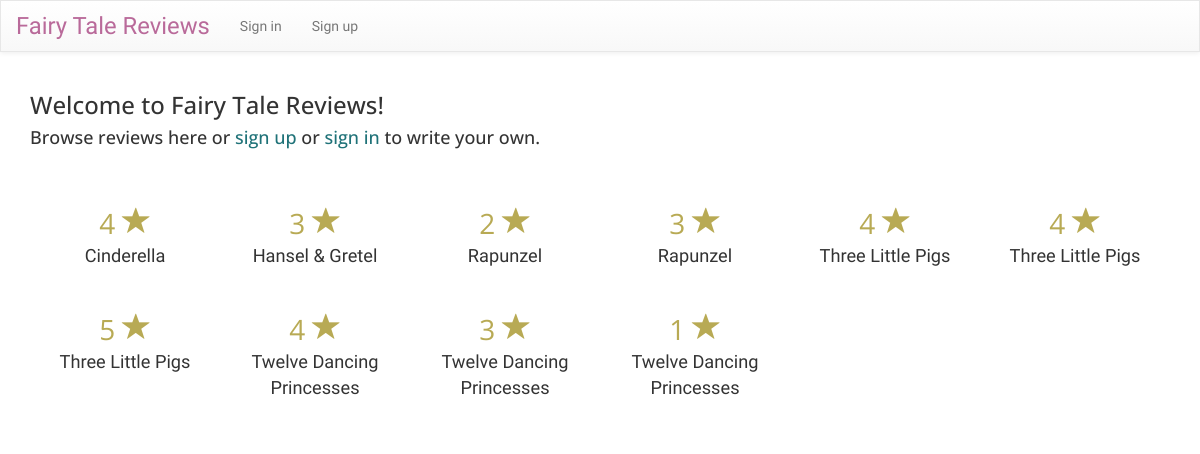
Before: / with the older database file.
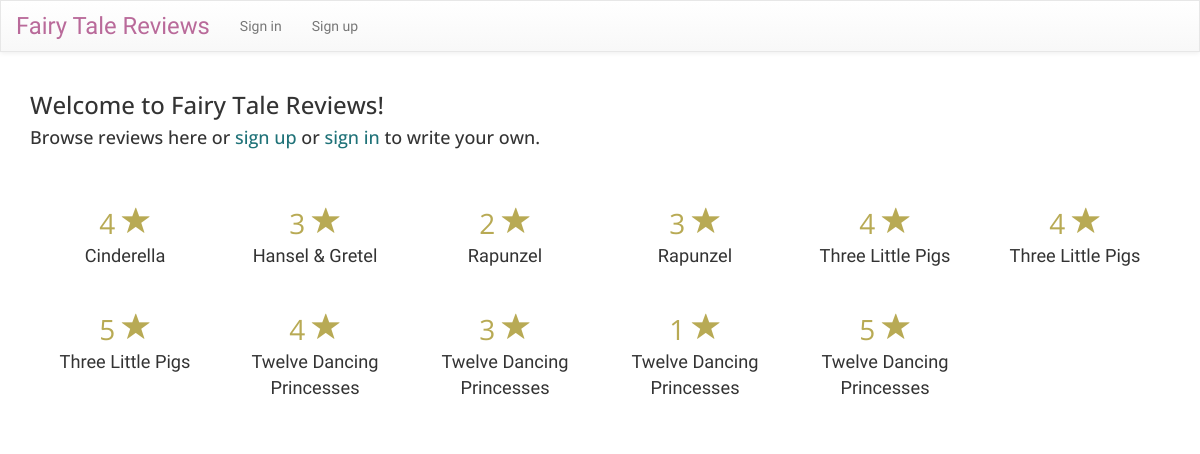
After: the same page with the newer database file.
### reviews/models.py (models this page shows, shortened)
class Review(models.Model):
	author = models.ForeignKey('auth.User')
	TITLE_CHOICES = (
		('cinderella', 'Cinderella'),
		('hansel_gretel', 'Hansel & Gretel'),
		('rapunzel', 'Rapunzel'),
		('snow_white', 'Snow White and the Seven Dwarfs'),
		('three_pigs', 'Three Little Pigs'),
		('twelve_princesses', 'Twelve Dancing Princesses')
		)
	story = models.CharField(max_length=100, choices=TITLE_CHOICES)
	text = models.TextField()
	stars_overall = models.IntegerField()
	stars_story = models.IntegerField()
	stars_characters = models.IntegerField()
	stars_relevance = models.IntegerField()
	review_date = models.DateTimeField(blank=True, null=True)

### reviews/views.py (the view)
# urls.py: url(r'^$', views.all_reviews, name='all_reviews'),
def all_reviews(request):
	reviews = Review.objects.filter(review_date__lte=timezone.now()).order_by('review_date')
	return render(request, 'reviews/all_reviews.html', {'reviews': reviews})

### reviews/templates/reviews/all_reviews.html (shortened to what this page needs)
{% extends 'base.html' %}
{% block content %}
<p><h3>Welcome to Fairy Tale Reviews!</h3>
<h4>Browse reviews here or <a href="{% url 'registration_register' %}">sign up</a> or <a href="{% url 'auth_login' %}">sign in</a> to write your own.</h4><br /></p>
<div class="posted-review" align="center">
<p>
		{% for review in reviews|dictsort:"story" %}
		<div class="col-md-2">
			<span class="stars">{{ review.stars_overall }}
			<span class="glyphicon glyphicon-star"></span></span>
			<br />
			<span class="title">{{ review.get_story_display }}</span>
		</div>
		{% endfor %}
</div>
{% endblock %}

### reviews/templates/base.html (shortened to what this page needs)
{% load staticfiles %}
<!DOCTYPE>
<html lang="en">
  <head>
          <link rel="stylesheet" href="https://maxcdn.bootstrapcdn.com/bootstrap/3.3.6/css/bootstrap.min.css">
          <link rel="stylesheet" href="https://maxcdn.bootstrapcdn.com/bootstrap/3.3.6/css/bootstrap-theme.min.css">
      <link rel="stylesheet" href={% static 'styles/style.css' %}>
  </head>
  <body>
      <nav class="navbar navbar-default navbar-custom">
        <div class="container-fluid">
          <div class="navbar-header">
            <a class="navbar-brand" href="/">Fairy Tale Reviews</a>
          </div>
          <div class="collapse navbar-collapse" id="bs-example-navbar-collapse-1">
            <ul class="nav navbar-nav">
              {% if user.is_authenticated %}
                <li><a href="{% url 'write_review' %}">Write a review</a></li>
                <li><a href="{% url 'auth_logout' %}">Sign out</a>
              {% else %}
                <li><a href="{% url 'auth_login' %}">Sign in</a></li>
                <li><a href="{% url 'registration_register' %}">Sign up</a></li>
              {% endif %}
            </ul>
          </div>
        </div>
      </nav>
      <div class="container">
        {% block content %}
        {% endblock %}
      </div>
    </body>
</html>

### reviews/static/styles/style.css (style rules this page uses)
.navbar-custom { border-radius: 0px; background-color: white; font-family: 'Love Ya Like A Sister', serif; }
.navbar-brand { color: #B96A9A !important; font-size: 1.7em; }
body { font-family: 'Open Sans', sans-serif; }
a { color: #1F7278; }
.title { font-family: 'Love Ya Like A Sister', serif; font-size: 1.3em; }
.stars { color: #B8AA54; font-size: 2em; }
.posted-review .col-md-2 { padding-top: 15px; padding-bottom: 25px; }

Changed rows visible on the page:
added Review: stars_overall "5", story "Twelve Dancing Princesses"
